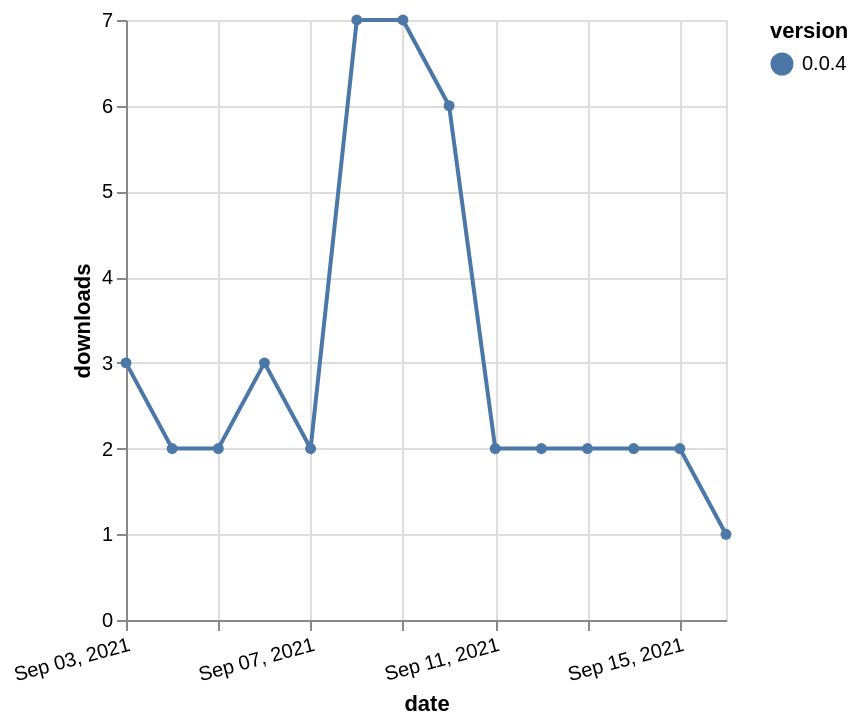

Express this chart as Vega-Lite.
### Vega-Lite specification from a JSON file in a GitHub repository (floating-point values rounded to 4 significant figures)
{"$schema": "https://vega.github.io/schema/vega-lite/v5.json", "description": "A simple bar chart with embedded data.", "data": {"values": [{"date": "2021-09-03", "total": 3154, "delta": 3, "version": "0.0.4"}, {"date": "2021-09-04", "total": 3156, "delta": 2, "version": "0.0.4"}, {"date": "2021-09-05", "total": 3158, "delta": 2, "version": "0.0.4"}, {"date": "2021-09-06", "total": 3161, "delta": 3, "version": "0.0.4"}, {"date": "2021-09-07", "total": 3163, "delta": 2, "version": "0.0.4"}, {"date": "2021-09-08", "total": 3170, "delta": 7, "version": "0.0.4"}, {"date": "2021-09-09", "total": 3177, "delta": 7, "version": "0.0.4"}, {"date": "2021-09-10", "total": 3183, "delta": 6, "version": "0.0.4"}, {"date": "2021-09-11", "total": 3185, "delta": 2, "version": "0.0.4"}, {"date": "2021-09-12", "total": 3187, "delta": 2, "version": "0.0.4"}, {"date": "2021-09-13", "total": 3189, "delta": 2, "version": "0.0.4"}, {"date": "2021-09-14", "total": 3191, "delta": 2, "version": "0.0.4"}, {"date": "2021-09-15", "total": 3193, "delta": 2, "version": "0.0.4"}, {"date": "2021-09-16", "total": 3194, "delta": 1, "version": "0.0.4"}]}, "width": "container", "mark": {"type": "line", "point": {"filled": true}}, "encoding": {"x": {"field": "date", "type": "temporal", "timeUnit": "yearmonthdate", "title": "date", "axis": {"labelAngle": -15}}, "y": {"field": "delta", "type": "quantitative", "title": "downloads"}, "color": {"field": "version", "type": "nominal"}, "tooltip": {"field": "delta"}}}
